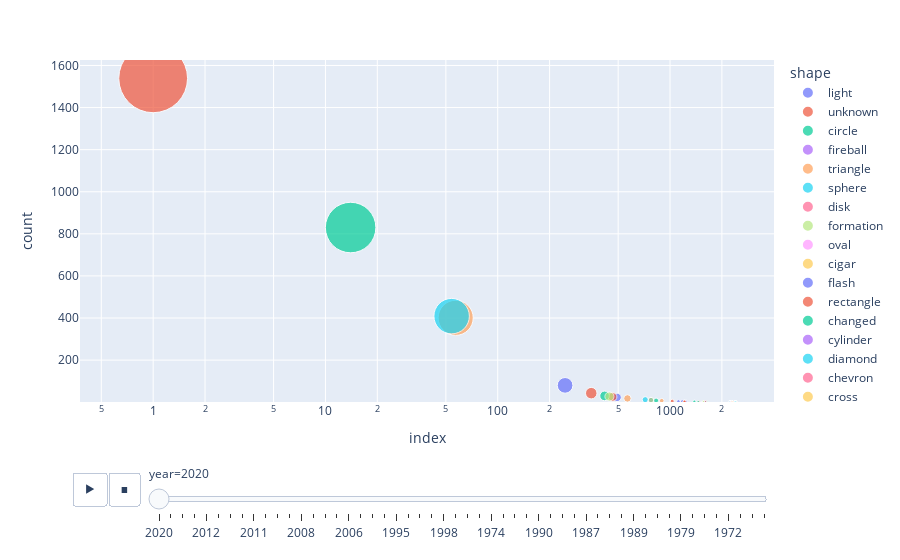

The cell this chart's notebook holds for it:
### Code cell
fig = px.scatter(
    shapeCountry,
    x = "year",
    y = "count",
    animation_frame="year",
    animation_group="country",
    size = "count",
    color= "shape",
    hover_name= "country",
    log_x=True,
    size_max= 50,
    range_y=[minVal, maxVal],
    range_x=[1970, 2020]
)

fig.add_annotation(
        text="Figure showing shape count by country over the years",
        x=0,
        y=-0.12,
        showarrow=False,
        textangle=0,
        xanchor='left',
        xref="paper",
        yref="paper"
        )
fig.show()

### Figure 1 — Plotly figure (JSON) as saved in the notebook; plotly's stock layout.template omitted (floating-point values rounded to 4 significant figures)
{"data": [{"hovertemplate": "<b>%{hovertext}</b><br><br>shape=light<br>year=2020<br>index=%{x}<br>count=%{marker.size}<extra></extra>", "hovertext": ["united states", "canada", "unknown", "australia", "india", "germany", "brazil", "puerto rico", "mexico", "lebanon", "albania", "bahamas", "croatia", "switzerland", "spain", "seychelles", "panama", "norway", "new zealand", "mali", "malaysia", "jordan", "jersey", "israel", "indonesia", "iceland"], "ids": ["united states", "canada", "unknown", "australia", "india", "germany", "brazil", "puerto rico", "mexico", "lebanon", "albania", "bahamas", "croatia", "switzerland", "spain", "seychelles", "panama", "norway", "new zealand", "mali", "malaysia", "jordan", "jersey", "israel", "indonesia", "iceland"], "legendgroup": "light", "marker": {"color": "#636efa", "size": [1626, 80, 23, 10, 10, 4, 3, 2, 2, 2, 1, 1, 1, 1, 1, 1, 1, 1, 1, 1, 1, 1, 1, 1, 1, 1], "sizemode": "area", "sizeref": 0.6504, "symbol": "circle"}, "mode": "markers", "name": "light", "orientation": "v", "showlegend": true, "type": "scatter", "x": [0, 246, 493, 773, 774, 1179, 1238, 1555, 1557, 1558, 2204, 2228, 2230, 2240, 2241, 2242, 2243, 2245, 2246, 2248, 2249, 2251, 2252, 2253, 2254, 2255], "xaxis": "x", "y": [1626, 80, 23, 10, 10, 4, 3, 2, 2, 2, 1, 1, 1, 1, 1, 1, 1, 1, 1, 1, 1, 1, 1, 1, 1, 1], "yaxis": "y"}, {"hovertemplate": "<b>%{hovertext}</b><br><br>shape=unknown<br>year=2020<br>index=%{x}<br>count=%{marker.size}<extra></extra>", "hovertext": ["united states", "canada", "unknown", "india", "mexico", "germany", "thailand", "norway", "france", "finland", "czech republic", "brazil", "indonesia", "ireland", "isle of man", "switzerland", "sri lanka", "portugal", "netherlands", "kenya", "jersey", "israel"], "ids": ["united states", "canada", "unknown", "india", "mexico", "germany", "thailand", "norway", "france", "finland", "czech republic", "brazil", "indonesia", "ireland", "isle of man", "switzerland", "sri lanka", "portugal", "netherlands", "kenya", "jersey", "israel"], "legendgroup": "unknown", "marker": {"color": "#EF553B", "size": [1539, 43, 25, 5, 3, 3, 2, 2, 2, 1, 1, 1, 1, 1, 1, 1, 1, 1, 1, 1, 1, 1], "sizemode": "area", "sizeref": 0.6504, "symbol": "circle"}, "mode": "markers", "name": "unknown", "orientation": "v", "showlegend": true, "type": "scatter", "x": [1, 349, 464, 1030, 1211, 1215, 1470, 1576, 1584, 2375, 2376, 2378, 2386, 2399, 2414, 2417, 2418, 2419, 2421, 2423, 2424, 2425], "xaxis": "x", "y": [1539, 43, 25, 5, 3, 3, 2, 2, 2, 1, 1, 1, 1, 1, 1, 1, 1, 1, 1, 1, 1, 1], "yaxis": "y"}, {"hovertemplate": "<b>%{hovertext}</b><br><br>shape=circle<br>year=2020<br>index=%{x}<br>count=%{marker.size}<extra></extra>", "hovertext": ["united states", "canada", "unknown", "panama", "germany", "brazil", "ireland", "indonesia", "mexico", "jordan", "france", "cyprus", "croatia", "angola"], "ids": ["united states", "canada", "unknown", "panama", "germany", "brazil", "ireland", "indonesia", "mexico", "jordan", "france", "cyprus", "croatia", "angola"], "legendgroup": "circle", "marker": {"color": "#00cc96", "size": [830, 30, 8, 3, 2, 2, 2, 1, 1, 1, 1, 1, 1, 1], "sizemode": "area", "sizeref": 0.6504, "symbol": "circle"}, "mode": "markers", "name": "circle", "orientation": "v", "showlegend": true, "type": "scatter", "x": [14, 417, 830, 1385, 1457, 1599, 1640, 2288, 2297, 2298, 2302, 2303, 2304, 2307], "xaxis": "x", "y": [830, 30, 8, 3, 2, 2, 2, 1, 1, 1, 1, 1, 1, 1], "yaxis": "y"}, {"hovertemplate": "<b>%{hovertext}</b><br><br>shape=fireball<br>year=2020<br>index=%{x}<br>count=%{marker.size}<extra></extra>", "hovertext": ["jordan"], "ids": ["jordan"], "legendgroup": "fireball", "marker": {"color": "#ab63fa", "size": [1], "sizemode": "area", "sizeref": 0.6504, "symbol": "circle"}, "mode": "markers", "name": "fireball", "orientation": "v", "showlegend": true, "type": "scatter", "x": [2217], "xaxis": "x", "y": [1], "yaxis": "y"}, {"hovertemplate": "<b>%{hovertext}</b><br><br>shape=triangle<br>year=2020<br>index=%{x}<br>count=%{marker.size}<extra></extra>", "hovertext": ["united states", "canada", "india", "australia", "thailand", "ireland", "china", "armenia"], "ids": ["united states", "canada", "india", "australia", "thailand", "ireland", "china", "armenia"], "legendgroup": "triangle", "marker": {"color": "#FFA15A", "size": [401, 18, 7, 1, 1, 1, 1, 1], "sizemode": "area", "sizeref": 0.6504, "symbol": "circle"}, "mode": "markers", "name": "triangle", "orientation": "v", "showlegend": true, "type": "scatter", "x": [57, 566, 895, 2373, 2380, 2382, 2384, 2385], "xaxis": "x", "y": [401, 18, 7, 1, 1, 1, 1, 1], "yaxis": "y"}, {"hovertemplate": "<b>%{hovertext}</b><br><br>shape=sphere<br>year=2020<br>index=%{x}<br>count=%{marker.size}<extra></extra>", "hovertext": ["united states", "unknown", "turkey", "mexico", "lebanon", "kenya", "japan", "germany"], "ids": ["united states", "unknown", "turkey", "mexico", "lebanon", "kenya", "japan", "germany"], "legendgroup": "sphere", "marker": {"color": "#19d3f3", "size": [409, 12, 1, 1, 1, 1, 1, 1], "sizemode": "area", "sizeref": 0.6504, "symbol": "circle"}, "mode": "markers", "name": "sphere", "orientation": "v", "showlegend": true, "type": "scatter", "x": [54, 718, 2390, 2391, 2392, 2393, 2395, 2397], "xaxis": "x", "y": [409, 12, 1, 1, 1, 1, 1, 1], "yaxis": "y"}, {"hovertemplate": "<b>%{hovertext}</b><br><br>shape=disk<br>year=2020<br>index=%{x}<br>count=%{marker.size}<extra></extra>", "hovertext": ["switzerland", "australia", "panama", "new zealand", "china"], "ids": ["switzerland", "australia", "panama", "new zealand", "china"], "legendgroup": "disk", "marker": {"color": "#FF6692", "size": [2, 2, 1, 1, 1], "sizemode": "area", "sizeref": 0.6504, "symbol": "circle"}, "mode": "markers", "name": "disk", "orientation": "v", "showlegend": true, "type": "scatter", "x": [1596, 1625, 2222, 2223, 2225], "xaxis": "x", "y": [2, 2, 1, 1, 1], "yaxis": "y"}, {"hovertemplate": "<b>%{hovertext}</b><br><br>shape=formation<br>year=2020<br>index=%{x}<br>count=%{marker.size}<extra></extra>", "hovertext": ["canada", "unknown", "ireland", "india", "south africa", "lebanon"], "ids": ["canada", "unknown", "ireland", "india", "south africa", "lebanon"], "legendgroup": "formation", "marker": {"color": "#B6E880", "size": [27, 10, 2, 2, 1, 1], "sizemode": "area", "sizeref": 0.6504, "symbol": "circle"}, "mode": "markers", "name": "formation", "orientation": "v", "showlegend": true, "type": "scatter", "x": [445, 776, 1566, 1567, 2207, 2208], "xaxis": "x", "y": [27, 10, 2, 2, 1, 1], "yaxis": "y"}, {"hovertemplate": "<b>%{hovertext}</b><br><br>shape=oval<br>year=2020<br>index=%{x}<br>count=%{marker.size}<extra></extra>", "hovertext": ["mali", "france", "ecuador"], "ids": ["mali", "france", "ecuador"], "legendgroup": "oval", "marker": {"color": "#FF97FF", "size": [1, 1, 1], "sizemode": "area", "sizeref": 0.6504, "symbol": "circle"}, "mode": "markers", "name": "oval", "orientation": "v", "showlegend": true, "type": "scatter", "x": [2234, 2235, 2236], "xaxis": "x", "y": [1, 1, 1], "yaxis": "y"}, {"hovertemplate": "<b>%{hovertext}</b><br><br>shape=cigar<br>year=2020<br>index=%{x}<br>count=%{marker.size}<extra></extra>", "hovertext": ["indonesia", "greenland", "bahamas"], "ids": ["indonesia", "greenland", "bahamas"], "legendgroup": "cigar", "marker": {"color": "#FECB52", "size": [1, 1, 1], "sizemode": "area", "sizeref": 0.6504, "symbol": "circle"}, "mode": "markers", "name": "cigar", "orientation": "v", "showlegend": true, "type": "scatter", "x": [2309, 2310, 2312], "xaxis": "x", "y": [1, 1, 1], "yaxis": "y"}, {"hovertemplate": "<b>%{hovertext}</b><br><br>shape=flash<br>year=2020<br>index=%{x}<br>count=%{marker.size}<extra></extra>", "hovertext": ["india", "australia"], "ids": ["india", "australia"], "legendgroup": "flash", "marker": {"color": "#636efa", "size": [4, 1], "sizemode": "area", "sizeref": 0.6504, "symbol": "circle"}, "mode": "markers", "name": "flash", "orientation": "v", "showlegend": true, "type": "scatter", "x": [1119, 2214], "xaxis": "x", "y": [4, 1], "yaxis": "y"}, {"hovertemplate": "<b>%{hovertext}</b><br><br>shape=rectangle<br>year=2020<br>index=%{x}<br>count=%{marker.size}<extra></extra>", "hovertext": ["jamaica"], "ids": ["jamaica"], "legendgroup": "rectangle", "marker": {"color": "#EF553B", "size": [1], "sizemode": "area", "sizeref": 0.6504, "symbol": "circle"}, "mode": "markers", "name": "rectangle", "orientation": "v", "showlegend": true, "type": "scatter", "x": [2313], "xaxis": "x", "y": [1], "yaxis": "y"}, {"hovertemplate": "<b>%{hovertext}</b><br><br>shape=changed<br>year=2020<br>index=%{x}<br>count=%{marker.size}<extra></extra>", "hovertext": ["jordan", "panama"], "ids": ["jordan", "panama"], "legendgroup": "changed", "marker": {"color": "#00cc96", "size": [2, 1], "sizemode": "area", "sizeref": 0.6504, "symbol": "circle"}, "mode": "markers", "name": "changed", "orientation": "v", "showlegend": true, "type": "scatter", "x": [1609, 2263], "xaxis": "x", "y": [2, 1], "yaxis": "y"}, {"hovertemplate": "<b>%{hovertext}</b><br><br>shape=cylinder<br>year=2020<br>index=%{x}<br>count=%{marker.size}<extra></extra>", "hovertext": ["jordan"], "ids": ["jordan"], "legendgroup": "cylinder", "marker": {"color": "#ab63fa", "size": [1], "sizemode": "area", "sizeref": 0.6504, "symbol": "circle"}, "mode": "markers", "name": "cylinder", "orientation": "v", "showlegend": true, "type": "scatter", "x": [2259], "xaxis": "x", "y": [1], "yaxis": "y"}, {"hovertemplate": "<b>%{hovertext}</b><br><br>shape=diamond<br>year=2020<br>index=%{x}<br>count=%{marker.size}<extra></extra>", "hovertext": ["hungary"], "ids": ["hungary"], "legendgroup": "diamond", "marker": {"color": "#19d3f3", "size": [1], "sizemode": "area", "sizeref": 0.6504, "symbol": "circle"}, "mode": "markers", "name": "diamond", "orientation": "v", "showlegend": true, "type": "scatter", "x": [2227], "xaxis": "x", "y": [1], "yaxis": "y"}, {"hovertemplate": "<b>%{hovertext}</b><br><br>shape=chevron<br>year=2020<br>index=%{x}<br>count=%{marker.size}<extra></extra>", "hovertext": ["philippines", "argentina", "chile", "indonesia"], "ids": ["philippines", "argentina", "chile", "indonesia"], "legendgroup": "chevron", "marker": {"color": "#FF6692", "size": [2, 1, 1, 1], "sizemode": "area", "sizeref": 0.6504, "symbol": "circle"}, "mode": "markers", "name": "chevron", "orientation": "v", "showlegend": true, "type": "scatter", "x": [1605, 2261, 2285, 2286], "xaxis": "x", "y": [2, 1, 1, 1], "yaxis": "y"}, {"hovertemplate": "<b>%{hovertext}</b><br><br>shape=cross<br>year=2020<br>index=%{x}<br>count=%{marker.size}<extra></extra>", "hovertext": ["argentina"], "ids": ["argentina"], "legendgroup": "cross", "marker": {"color": "#FECB52", "size": [1], "sizemode": "area", "sizeref": 0.6504, "symbol": "circle"}, "mode": "markers", "name": "cross", "orientation": "v", "showlegend": true, "type": "scatter", "x": [2292], "xaxis": "x", "y": [1], "yaxis": "y"}], "layout": {"legend": {"itemsizing": "constant", "title": {"text": "shape"}, "tracegroupgap": 0}, "margin": {"t": 60}, "sliders": [{"active": 0, "currentvalue": {"prefix": "year="}, "len": 0.9, "pad": {"b": 10, "t": 60}, "steps": [{"args": [["2020"], {"frame": {"duration": 0, "redraw": false}, "fromcurrent": true, "mode": "immediate", "transition": {"duration": 0, "easing": "linear"}}], "label": "2020", "method": "animate"}, {"args": [["2014"], {"frame": {"duration": 0, "redraw": false}, "fromcurrent": true, "mode": "immediate", "transition": {"duration": 0, "easing": "linear"}}], "label": "2014", "method": "animate"}, {"args": [["2019"], {"frame": {"duration": 0, "redraw": false}, "fromcurrent": true, "mode": "immediate", "transition": {"duration": 0, "easing": "linear"}}], "label": "2019", "method": "animate"}, {"args": [["2015"], {"frame": {"duration": 0, "redraw": false}, "fromcurrent": true, "mode": "immediate", "transition": {"duration": 0, "easing": "linear"}}], "label": "2015", "method": "animate"}, {"args": [["2012"], {"frame": {"duration": 0, "redraw": false}, "fromcurrent": true, "mode": "immediate", "transition": {"duration": 0, "easing": "linear"}}], "label": "2012", "method": "animate"}, {"args": [["2013"], {"frame": {"duration": 0, "redraw": false}, "fromcurrent": true, "mode": "immediate", "transition": {"duration": 0, "easing": "linear"}}], "label": "2013", "method": "animate"}, {"args": [["2016"], {"frame": {"duration": 0, "redraw": false}, "fromcurrent": true, "mode": "immediate", "transition": {"duration": 0, "easing": "linear"}}], "label": "2016", "method": "animate"}, {"args": [["2017"], {"frame": {"duration": 0, "redraw": false}, "fromcurrent": true, "mode": "immediate", "transition": {"duration": 0, "easing": "linear"}}], "label": "2017", "method": "animate"}, {"args": [["2011"], {"frame": {"duration": 0, "redraw": false}, "fromcurrent": true, "mode": "immediate", "transition": {"duration": 0, "easing": "linear"}}], "label": "2011", "method": "animate"}, {"args": [["2009"], {"frame": {"duration": 0, "redraw": false}, "fromcurrent": true, "mode": "immediate", "transition": {"duration": 0, "easing": "linear"}}], "label": "2009", "method": "animate"}, {"args": [["2010"], {"frame": {"duration": 0, "redraw": false}, "fromcurrent": true, "mode": "immediate", "transition": {"duration": 0, "easing": "linear"}}], "label": "2010", "method": "animate"}, {"args": [["2018"], {"frame": {"duration": 0, "redraw": false}, "fromcurrent": true, "mode": "immediate", "transition": {"duration": 0, "easing": "linear"}}], "label": "2018", "method": "animate"}, {"args": [["2008"], {"frame": {"duration": 0, "redraw": false}, "fromcurrent": true, "mode": "immediate", "transition": {"duration": 0, "easing": "linear"}}], "label": "2008", "method": "animate"}, {"args": [["2007"], {"frame": {"duration": 0, "redraw": false}, "fromcurrent": true, "mode": "immediate", "transition": {"duration": 0, "easing": "linear"}}], "label": "2007", "method": "animate"}, {"args": [["2021"], {"frame": {"duration": 0, "redraw": false}, "fromcurrent": true, "mode": "immediate", "transition": {"duration": 0, "easing": "linear"}}], "label": "2021", "method": "animate"}, {"args": [["2005"], {"frame": {"duration": 0, "redraw": false}, "fromcurrent": true, "mode": "immediate", "transition": {"duration": 0, "easing": "linear"}}], "label": "2005", "method": "animate"}, {"args": [["2006"], {"frame": {"duration": 0, "redraw": false}, "fromcurrent": true, "mode": "immediate", "transition": {"duration": 0, "easing": "linear"}}], "label": "2006", "method": "animate"}, {"args": [["2004"], {"frame": {"duration": 0, "redraw": false}, "fromcurrent": true, "mode": "immediate", "transition": {"duration": 0, "easing": "linear"}}], "label": "2004", "method": "animate"}, {"args": [["2003"], {"frame": {"duration": 0, "redraw": false}, "fromcurrent": true, "mode": "immediate", "transition": {"duration": 0, "easing": "linear"}}], "label": "2003", "method": "animate"}, {"args": [["2001"], {"frame": {"duration": 0, "redraw": false}, "fromcurrent": true, "mode": "immediate", "transition": {"duration": 0, "easing": "linear"}}], "label": "2001", "method": "animate"}, {"args": [["1995"], {"frame": {"duration": 0, "redraw": false}, "fromcurrent": true, "mode": "immediate", "transition": {"duration": 0, "easing": "linear"}}], "label": "1995", "method": "animate"}, {"args": [["2002"], {"frame": {"duration": 0, "redraw": false}, "fromcurrent": true, "mode": "immediate", "transition": {"duration": 0, "easing": "linear"}}], "label": "2002", "method": "animate"}, {"args": [["1999"], {"frame": {"duration": 0, "redraw": false}, "fromcurrent": true, "mode": "immediate", "transition": {"duration": 0, "easing": "linear"}}], "label": "1999", "method": "animate"}, {"args": [["2000"], {"frame": {"duration": 0, "redraw": false}, "fromcurrent": true, "mode": "immediate", "transition": {"duration": 0, "easing": "linear"}}], "label": "2000", "method": "animate"}, {"args": [["1998"], {"frame": {"duration": 0, "redraw": false}, "fromcurrent": true, "mode": "immediate", "transition": {"duration": 0, "easing": "linear"}}], "label": "1998", "method": "animate"}, {"args": [["1996"], {"frame": {"duration": 0, "redraw": false}, "fromcurrent": true, "mode": "immediate", "transition": {"duration": 0, "easing": "linear"}}], "label": "1996", "method": "animate"}, {"args": [["1997"], {"frame": {"duration": 0, "redraw": false}, "fromcurrent": true, "mode": "immediate", "transition": {"duration": 0, "easing": "linear"}}], "label": "1997", "method": "animate"}, {"args": [["1975"], {"frame": {"duration": 0, "redraw": false}, "fromcurrent": true, "mode": "immediate", "transition": {"duration": 0, "easing": "linear"}}], "label": "1975", "method": "animate"}, {"args": [["1974"], {"frame": {"duration": 0, "redraw": false}, "fromcurrent": true, "mode": "immediate", "transition": {"duration": 0, "easing": "linear"}}], "label": "1974", "method": "animate"}, {"args": [["1973"], {"frame": {"duration": 0, "redraw": false}, "fromcurrent": true, "mode": "immediate", "transition": {"duration": 0, "easing": "linear"}}], "label": "1973", "method": "animate"}, {"args": [["1994"], {"frame": {"duration": 0, "redraw": false}, "fromcurrent": true, "mode": "immediate", "transition": {"duration": 0, "easing": "linear"}}], "label": "1994", "method": "animate"}, {"args": [["1976"], {"frame": {"duration": 0, "redraw": false}, "fromcurrent": true, "mode": "immediate", "transition": {"duration": 0, "easing": "linear"}}], "label": "1976", "method": "animate"}, {"args": [["1990"], {"frame": {"duration": 0, "redraw": false}, "fromcurrent": true, "mode": "immediate", "transition": {"duration": 0, "easing": "linear"}}], "label": "1990", "method": "animate"}, {"args": [["1977"], {"frame": {"duration": 0, "redraw": false}, "fromcurrent": true, "mode": "immediate", "transition": {"duration": 0, "easing": "linear"}}], "label": "1977", "method": "animate"}, {"args": [["1978"], {"frame": {"duration": 0, "redraw": false}, "fromcurrent": true, "mode": "immediate", "transition": {"duration": 0, "easing": "linear"}}], "label": "1978", "method": "animate"}, {"args": [["1988"], {"frame": {"duration": 0, "redraw": false}, "fromcurrent": true, "mode": "immediate", "transition": {"duration": 0, "easing": "linear"}}], "label": "1988", "method": "animate"}, {"args": [["1987"], {"frame": {"duration": 0, "redraw": false}, "fromcurrent": true, "mode": "immediate", "transition": {"duration": 0, "easing": "linear"}}], "label": "1987", "method": "animate"}, {"args": [["1993"], {"frame": {"duration": 0, "redraw": false}, "fromcurrent": true, "mode": "immediate", "transition": {"duration": 0, "easing": "linear"}}], "label": "1993", "method": "animate"}, {"args": [["1991"], {"frame": {"duration": 0, "redraw": false}, "fromcurrent": true, "mode": "immediate", "transition": {"duration": 0, "easing": "linear"}}], "label": "1991", "method": "animate"}, {"args": [["1980"], {"frame": {"duration": 0, "redraw": false}, "fromcurrent": true, "mode": "immediate", "transition": {"duration": 0, "easing": "linear"}}], "label": "1980", "method": "animate"}, {"args": [["1989"], {"frame": {"duration": 0, "redraw": false}, "fromcurrent": true, "mode": "immediate", "transition": {"duration": 0, "easing": "linear"}}], "label": "1989", "method": "animate"}, {"args": [["1984"], {"frame": {"duration": 0, "redraw": false}, "fromcurrent": true, "mode": "immediate", "transition": {"duration": 0, "easing": "linear"}}], "label": "1984", "method": "animate"}, {"args": [["1983"], {"frame": {"duration": 0, "redraw": false}, "fromcurrent": true, "mode": "immediate", "transition": {"duration": 0, "easing": "linear"}}], "label": "1983", "method": "animate"}, {"args": [["1986"], {"frame": {"duration": 0, "redraw": false}, "fromcurrent": true, "mode": "immediate", "transition": {"duration": 0, "easing": "linear"}}], "label": "1986", "method": "animate"}, {"args": [["1979"], {"frame": {"duration": 0, "redraw": false}, "fromcurrent": true, "mode": "immediate", "transition": {"duration": 0, "easing": "linear"}}], "label": "1979", "method": "animate"}, {"args": [["1992"], {"frame": {"duration": 0, "redraw": false}, "fromcurrent": true, "mode": "immediate", "transition": {"duration": 0, "easing": "linear"}}], "label": "1992", "method": "animate"}, {"args": [["1985"], {"frame": {"duration": 0, "redraw": false}, "fromcurrent": true, "mode": "immediate", "transition": {"duration": 0, "easing": "linear"}}], "label": "1985", "method": "animate"}, {"args": [["1982"], {"frame": {"duration": 0, "redraw": false}, "fromcurrent": true, "mode": "immediate", "transition": {"duration": 0, "easing": "linear"}}], "label": "1982", "method": "animate"}, {"args": [["1972"], {"frame": {"duration": 0, "redraw": false}, "fromcurrent": true, "mode": "immediate", "transition": {"duration": 0, "easing": "linear"}}], "label": "1972", "method": "animate"}, {"args": [["1981"], {"frame": {"duration": 0, "redraw": false}, "fromcurrent": true, "mode": "immediate", "transition": {"duration": 0, "easing": "linear"}}], "label": "1981", "method": "animate"}, {"args": [["1971"], {"frame": {"duration": 0, "redraw": false}, "fromcurrent": true, "mode": "immediate", "transition": {"duration": 0, "easing": "linear"}}], "label": "1971", "method": "animate"}, {"args": [["1970"], {"frame": {"duration": 0, "redraw": false}, "fromcurrent": true, "mode": "immediate", "transition": {"duration": 0, "easing": "linear"}}], "label": "1970", "method": "animate"}], "x": 0.1, "xanchor": "left", "y": 0, "yanchor": "top"}], "updatemenus": [{"buttons": [{"args": [null, {"frame": {"duration": 500, "redraw": false}, "fromcurrent": true, "mode": "immediate", "transition": {"duration": 500, "easing": "linear"}}], "label": "&#9654;", "method": "animate"}, {"args": [[null], {"frame": {"duration": 0, "redraw": false}, "fromcurrent": true, "mode": "immediate", "transition": {"duration": 0, "easing": "linear"}}], "label": "&#9724;", "method": "animate"}], "direction": "left", "pad": {"r": 10, "t": 70}, "showactive": false, "type": "buttons", "x": 0.1, "xanchor": "right", "y": 0, "yanchor": "top"}], "xaxis": {"anchor": "y", "domain": [0, 1], "title": {"text": "index"}, "type": "log"}, "yaxis": {"anchor": "x", "domain": [0, 1], "range": [1, 1626], "title": {"text": "count"}}}}
